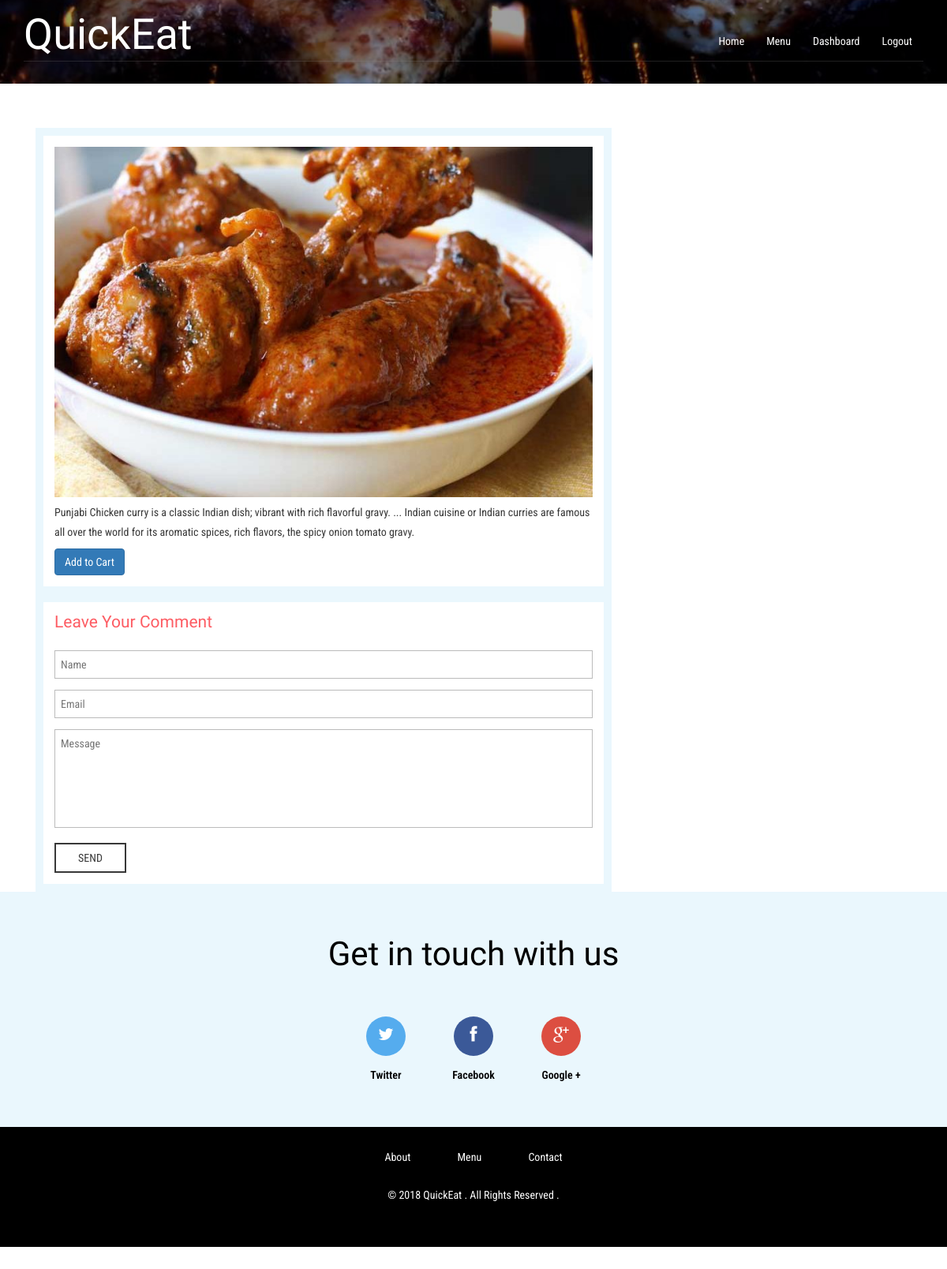
Screenshot of /dashboard/admin/foods/foodDetails/2/ (signed in) with the database file from the repository.
### hotel/models.py (models this page shows, shortened)
class Food(models.Model):
    indian = 'Indian'
    south = 'South Indian'
    chinese = 'Chinese'
    punjabi = 'Punjabi'
    fast = 'Fast Food'
    COURSE = (
        (indian,indian),
        (south,south),
        (chinese,chinese),
        (punjabi,punjabi),
        (fast,fast),
    )
    disabled = 'Disabled'
    enabled = 'Enabled'
    STATUS = (
        (disabled, disabled),
        (enabled, enabled),
    )
    name = models.CharField(max_length=250)
    course = models.CharField(max_length = 50, choices = COURSE)
    status = models.CharField(max_length=50, choices=STATUS)
    content_description = models.TextField()
    base_price = models.FloatField()
    sale_price = models.FloatField(default=base_price)
    discount = models.DecimalField(default=0, decimal_places=2, max_digits=5)
    image = models.FileField(blank=True, null =True)
    num_order = models.IntegerField(default=0)

### hotel/views.py (the view)
# urls.py: url(r'^dashboard/admin/foods/foodDetails/(?P<foodID>\d+)/$', views.food_details, name='food_details'),
@login_required
def food_details(request, foodID):
    food = Food.objects.get(id=foodID)
    return render(request, 'user/single.html', {'food':food})

### hotel/templates/user/single.html (shortened to what this page needs)
{% load staticfiles %}
{% include "../includes/landing_top.html" %}
<body>
	<div  class="bg-img">
		{% include "../includes/banner1.html" %}
	</div>
	<div class="blog">
				<div class="container">
					<div class="col-md-8 blog-top-left-grid">
						<div class="left-blog left-single">
							<div class="blog-left">
								<div class="single-left-left">
									<img src="/media/{{food.image}}" alt="">
								</div>
								<div class="blog-left-bottom">
									<p>{{food.content_description}}</p>
								</div>
								<a href="{% url 'hotel:addTocart' food.id request.user.id %}">
									<button class="btn btn-primary">Add to Cart</button>
								</a>
							</div>
							<div class="opinion">
								<h2>Leave Your Comment</h2>
								<form action="" method="post">
									<input type="text" name="Name" placeholder="Name" required="">
									<input type="text" name="Email" placeholder="Email" required="">
									<textarea name="Message" placeholder="Message" required=""></textarea>
									<input type="submit" value="SEND">
								</form>
							</div>
						</div>
					</div>
	</div>
	{% include "../includes/footer.html" %}

### hotel/static/assets/css/custom.css (style rules this page uses)
body { font-size : 14px; background-color: #f2f6f9; }

### rows the page displays
Food: image (picture), content_description "Punjabi Chicken curry is a classic Indian dish; vibrant with rich flavorful gravy. ... Indian cuisine or Indian curries are famous all over the world for its aromatic spices, rich flavors, the spicy onion tomato gravy."
